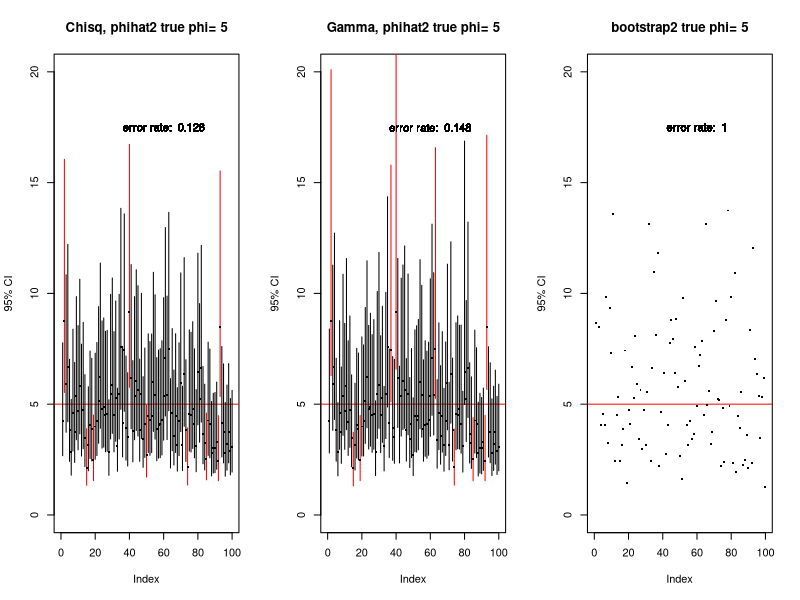
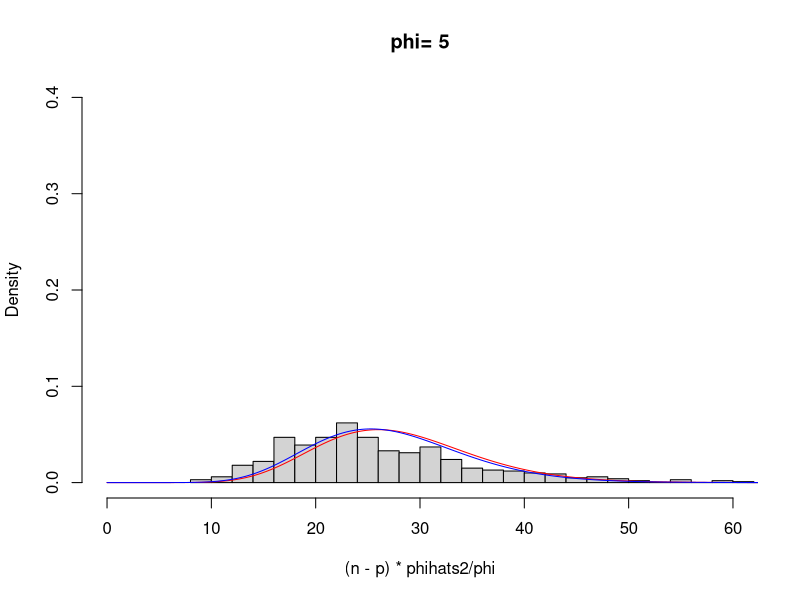
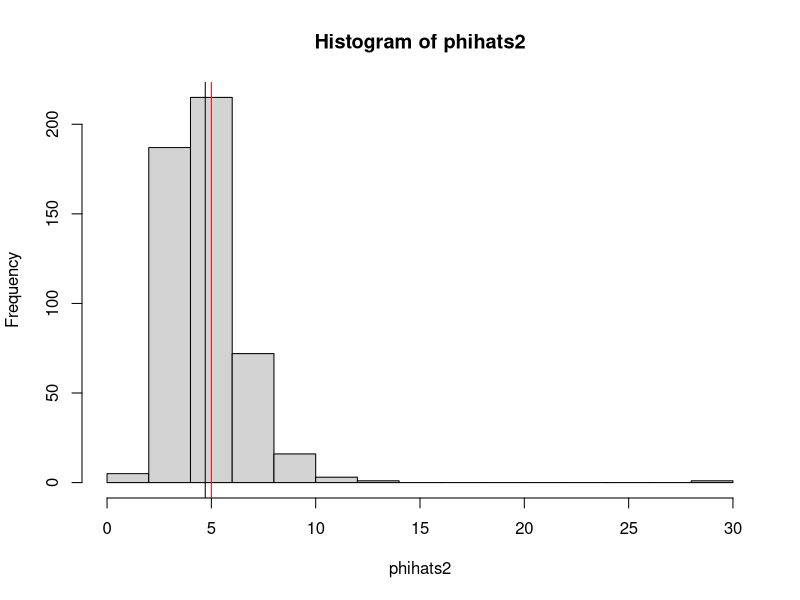

Here is the R script that generated these plots, in order:
library(MASS)     # for "rnegbin"
library(rmutil)   # for "rinvgauss"

# calculate CI's for phi, based on chisquare distribution
#   with phihat1 and phihat2, and on Gamma distribution
#   (phihat2 only), and fitting only Negative binomial 
#   for now.
#   Plots first 100 of the simulations, with error rates.
#

phi <- 5
  
  
  {
    n<-30
    
    beta<-c(1,1)
    x<-seq(0,1,length.out=n)
    p<-length(beta)
    eta<-beta[1]+beta[2]*x
    mu<-exp(eta)
    nu<-phi-1
    mn<-mu/nu
    w<-(mn+1)/mn
    mx<-log(mu)-0.5*log(w)
    sx<-sqrt(log(w))
    
    N <- 500
    # bounds of CI for chisq and phi1
    
    lower.1 <- vector()
    upper.1 <- vector()
    # bounds of CI for chisq and phi2
    lower.2 <- vector()
    upper.2 <- vector()
    # bounds of CI for gamma and phi2
    gamma.lower <- vector()
    gamma.upper <- vector()
    
    boots2.low <- vector()
    boots2.upp <- vector()
    
    # estimates of phi
    phihats1 <- vector()
    phihats2 <- vector()
    phi.hats.boots2 <- vector()     
    # does CI contain true phi?
    err.1 <- vector()
    err.2 <- vector()
    gamma.err <- vector()
    boots.err <- vector()
    boots2.err <- vector()
    ks <- vector()
    thetas <- vector()
  }
  
  for (sim in 1:N) { 
    print(sim)
    if (phi==1) { 
      y<-rpois(n,mu) } 
    else { 
      y<-rnegbin(n,mu,mn) # negative binomial
      
      #y<-rpois(n,rpois(n,mn)*nu)             # Neyman Type A
      #y<-rpois(n,rlnorm(n,mx,sx))            # Poisson lognormal
      #y<-rpois(n,rinvgauss(n,1,1/mn)*mu)     # Poisson inverse Gaussian
      
    }  
    muhat<-fitted(glm(y~x,family="poisson"))
    P<-sum((y-muhat)^2/muhat)
    sbar<-mean((y-muhat)/muhat) 
    phihat1<-P/(n-p)
    phihat2<-phihat1/(1+sbar) 
    phihats1[sim] <- phihat1
    phihats2[sim] <- phihat2
    
    # chisquare CI
    df <- n-p
    lower.1[sim] <- df * phihat1  / qchisq(0.975,df=df)
    upper.1[sim] <- df * phihat1  / qchisq(0.025,df=df)
    lower.2[sim] <- df * phihat2  / qchisq(0.975,df=df)
    upper.2[sim] <- df * phihat2  / qchisq(0.025,df=df)
    
    err.1[sim] <- 0
    if (phi < lower.1[sim] | phi > upper.1[sim]) {
      err.1[sim] <-  1
    }
    err.2[sim] <- 0
    if (phi < lower.2[sim] | phi > upper.2[sim]) {
      err.2[sim] <-  1
    }
    #
    e <- y-muhat
    alpha3.hat <- (1/df) * sum( (e^3/muhat))
    alpha4.hat <- (1/df) * sum((e^4 - 3 * e^2)/muhat)
    tau.i <- (alpha4.hat/phi^2 - 2 * alpha3.hat/phi + phi )
    tau.i <- (1/muhat) * tau.i
    tau = mean(tau.i)
    
    # work out S
    eta <- log(muhat)
    W <- diag(muhat)
    X1 <- rep(1,n)
    X2 <- x
    X <- cbind(X1,X2)
    Q <- X %*% solve(t(X) %*% W %*% X) %*% t(X)
    S <- sum(1/muhat) + n * sum(diag(Q))-sum(Q)
    
    ktheta <- df - (alpha3.hat/phihat2-phihat2)*S/n
    ktheta2 <- 2 * ktheta #df * (2 + tau) 
    
    theta <- ktheta2 / ktheta
    k <- ktheta / theta
    
    
    ## Gamma CI. only for phihat2
    #e <- (y-muhat)/sqrt(phihat2 * muhat)
    #rho3 <- e^3
    #rho4 <- e^4 - 3
    #alpha.bar <- mean(rho4 + phihat2/muhat - 2 * sqrt(phihat2/muhat) * rho3)
    #theta <- 2 + alpha.bar
    #k <- df/(2+alpha.bar)
    thetas[sim] <- theta
    ks[sim] <- k
    gamma.lower[sim] <- df * phihat2  / qgamma(0.975,
                                             shape=k,
                                             scale=theta)
    gamma.upper[sim] <- df * phihat2  / qgamma(0.025,
                                             shape=k,
                                             scale=theta)
    gamma.err[sim] <- (phi < gamma.lower[sim]) |
                 (phi > gamma.upper[sim])
    
    ## bootstrap
    phihat.boots <- vector()
    for (i in 1:0) {
      subsample.index <- sample(seq(1,n),replace = T)
      y.s <- y[subsample.index]
      x.s <- x[subsample.index]
      m <- glm(y.s~x.s,family="poisson")
      summary(m)
      muhat<-fitted(m)
      P<-sum((y-muhat)^2/muhat)
      sbar<-mean((y-muhat)/muhat) 
      phihat1.boots<-P/(n-p)
      phihat2.boots<-phihat1.boots/(1+sbar) 
      phihat.boots[i] <- phihat2.boots
    }
    boots.int <- quantile(phihat.boots,c(0.025,0.975))
    boots.err[sim] <- (phi < boots.int[1]) |
      (phi > boots.int[2])
  

  # boots2
  B = 1
  phihat.boots2 <- vector()
  for (i in 1:B) {
    subsample.index <- sample(seq(1,n),replace = T)
    e. <- (y-muhat)^2
    e <- e.[subsample.index]/muhat[subsample.index]
    
    P<-sum(e)
    phi.1.b <- P/df
    phi.2.b <- phi.1.b / (1+sbar)
    
    
    sbar<-mean((y-muhat)/muhat) 
    phihat1<-P/(n-p)
    phihat2<-phihat1/(1+sbar)
    phihat.boots2[i] <- phihat2
  }
  
  boots2.int <- quantile(phihat.boots2,c(0.025,0.975))
  phi.hats.boots2[sim] <- mean(phihat.boots2)
  boots2.low[sim] <- boots2.int[1]
  boots2.upp[sim] <- boots2.int[2]
  
  boots2.err[sim] <- (phi < boots2.int[1]) |
    (phi > boots2.int[2])
  
  
  }
  
  # error rates
  e1 <- sum(err.1)/N
  e2 <- sum(err.2)/N
  e3 <- sum(gamma.err,na.rm=T)/length(which(!is.na(gamma.err)))
  paste(e1,e2,e3,sep='   ')
  sum(boots.err)/N
  e5 <- sum(boots2.err)/N
  
  
  
  # plot CIs, show first plotN simulations
  plotCIs <- function(low,upp,err,phihat,truePhi,plotN,main,
                      errRate) {
    plot('',xlim=c(0,plotN),ylim=c(0,4*truePhi),
         main=paste(main,'true phi=',truePhi,sep=' '),
         ylab="95% CI")
    
    abline(h=truePhi,col='red')
    for (i in 1:plotN) {
      col <- 'black'
      if (err[i] == 1) {
        col <- 'red'
      }
      segments(i,low[i],i,upp[i],col=col)
      points(i,phihat[i],pch='.',cex=3)
      text(60,3.5 * truePhi,paste("error rate: ",errRate))
    }  
  }  
  
  par(mfrow=c(1,3))
  #plotCIs(lower.1,upper.1,err.1,phihats1,phi,plotN=100,
  #        main="Chisq, phihat1",e1)
  plotCIs(lower.2,upper.2,err.2,phihats2,phi,plotN=100,
          main="Chisq, phihat2",e2)
  plotCIs(gamma.lower,gamma.upper,gamma.err,phihats2,phi,plotN=100,
          main="Gamma, phihat2",e3)
  plotCIs(boots2.low,boots2.upp,boots2.err,phi.hats.boots2,phi,plotN=100,
          main="bootstrap2",e5)
  
  
  par(mfrow=c(3,1))
  
  median(upper.1-lower.1)
  median(upper.2-lower.2)
  median(gamma.upper-gamma.lower,na.rm=T)
  
  # plot estimates of phihat's
  
  
  #par(mfrow=c(2,2))
  {
    print(paste(phi,
                round(mean((n-p)*phihats1/phi),2),
                round(var((n-p)*phihats1/phi),2),
                round(mean((n-p)*phihats2/phi),2),
                round(var((n-p)*phihats2/phi),2),
                sep='   '))
    
    par(mfrow=c(1,1))
    main=paste('phi=',phi)
    hist((n-p)*phihats2/phi,probability = T,
         main=main,ylim=c(0,0.4),
         xlim=c(0,2 * n),100)
    c<- seq(0,qchisq(0.9999,df),0.1)
    y1<-dchisq(c,df=n-p)
    lines(c,y1,col='red') 
    
    y2<- dgamma(c,shape=mean(ks),scale=mean(thetas))
    lines(c,y2,col='blue') 
    
  
  
}

#mean(phihats1)
df * mean(phihats2)/ phi
2 * mean(ks)
df

hist(phihats2)
abline(v=phi,col='red')
abline(v=mean(phihats2,col='blue'))
#par(mfrow=c(2,2))

##(n / df) * phi
#var(phihats1)

# these should be roughly equal:
#(1/(df)) * (sum(y^2/muhat)-sum(muhat))
#phihat2
#
